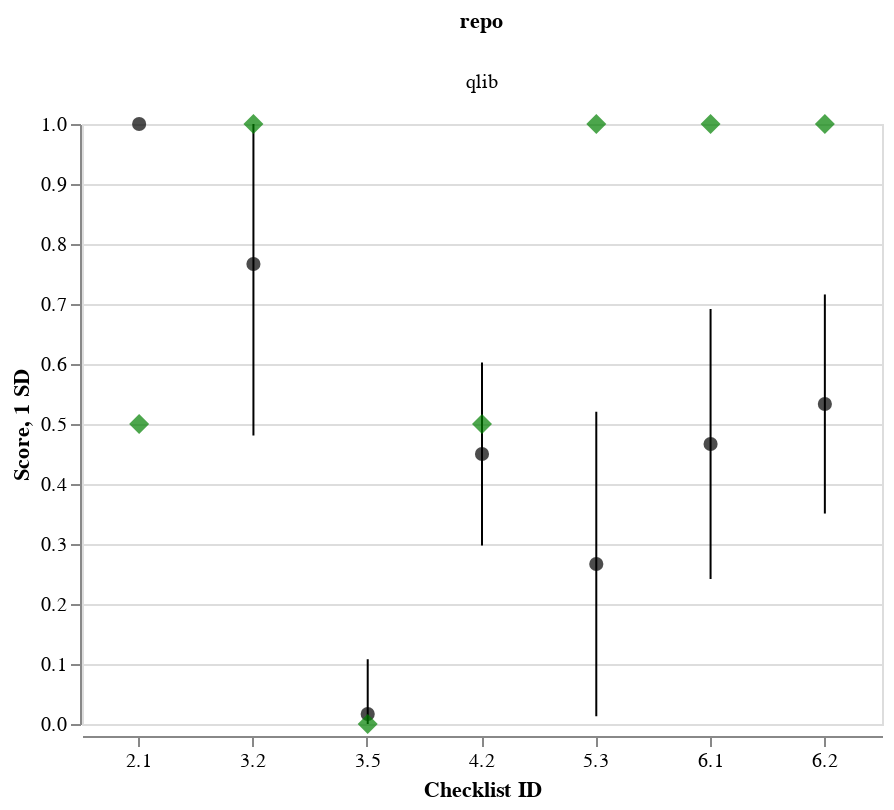

Write notebook code for a chart like this one.
### Code cell
generate_stat_plot(df_repo__stat, ground_truth=ground_truth, repo="qlib", facet_col='repo')

### Figure 1 — Vega-Lite specification as saved in the notebook (floating-point values rounded to 4 significant figures)
{"config": {"view": {"continuousWidth": 300, "continuousHeight": 300}}, "data": {"name": "data-af1db541ee80464e3d63aac6a537dd6f"}, "facet": {"column": {"field": "repo", "type": "nominal"}}, "spec": {"layer": [{"layer": [{"mark": {"type": "point", "color": "black", "filled": true, "size": 50}, "encoding": {"x": {"axis": {"labelAngle": 0}, "field": "id", "title": "Checklist ID", "type": "ordinal"}, "y": {"field": "mean", "scale": {"domainMin": 0, "domainMax": 1}, "title": "Score", "type": "quantitative"}}, "transform": [{"calculate": "max(0, datum.mean-datum.std)", "as": "min"}, {"calculate": "min(1, datum.mean+datum.std)", "as": "max"}]}, {"mark": {"type": "errorbar"}, "encoding": {"x": {"field": "id", "type": "ordinal"}, "y": {"field": "min", "title": "1 SD", "type": "quantitative"}, "y2": {"field": "max"}}, "transform": [{"calculate": "max(0, datum.mean-datum.std)", "as": "min"}, {"calculate": "min(1, datum.mean+datum.std)", "as": "max"}]}, {"mark": {"type": "point", "color": "green", "filled": true, "shape": "diamond", "size": 100}, "encoding": {"x": {"field": "id", "type": "ordinal"}, "y": {"field": "score", "type": "quantitative"}}}]}], "width": 400}, "columns": 2, "$schema": "https://vega.github.io/schema/vega-lite/v5.17.0.json", "datasets": {"data-af1db541ee80464e3d63aac6a537dd6f": [{"repo": "qlib", "id": "2.1", "count": 30.0, "mean": 1.0, "std": 0.0, "score": 0.5}, {"repo": "qlib", "id": "3.2", "count": 30.0, "mean": 0.7667, "std": 0.2857, "score": 1.0}, {"repo": "qlib", "id": "3.5", "count": 30.0, "mean": 0.01667, "std": 0.09129, "score": 0.0}, {"repo": "qlib", "id": "4.2", "count": 30.0, "mean": 0.45, "std": 0.1526, "score": 0.5}, {"repo": "qlib", "id": "5.3", "count": 30.0, "mean": 0.2667, "std": 0.2537, "score": 1.0}, {"repo": "qlib", "id": "6.1", "count": 30.0, "mean": 0.4667, "std": 0.2249, "score": 1.0}, {"repo": "qlib", "id": "6.2", "count": 30.0, "mean": 0.5333, "std": 0.1826, "score": 1.0}]}}
